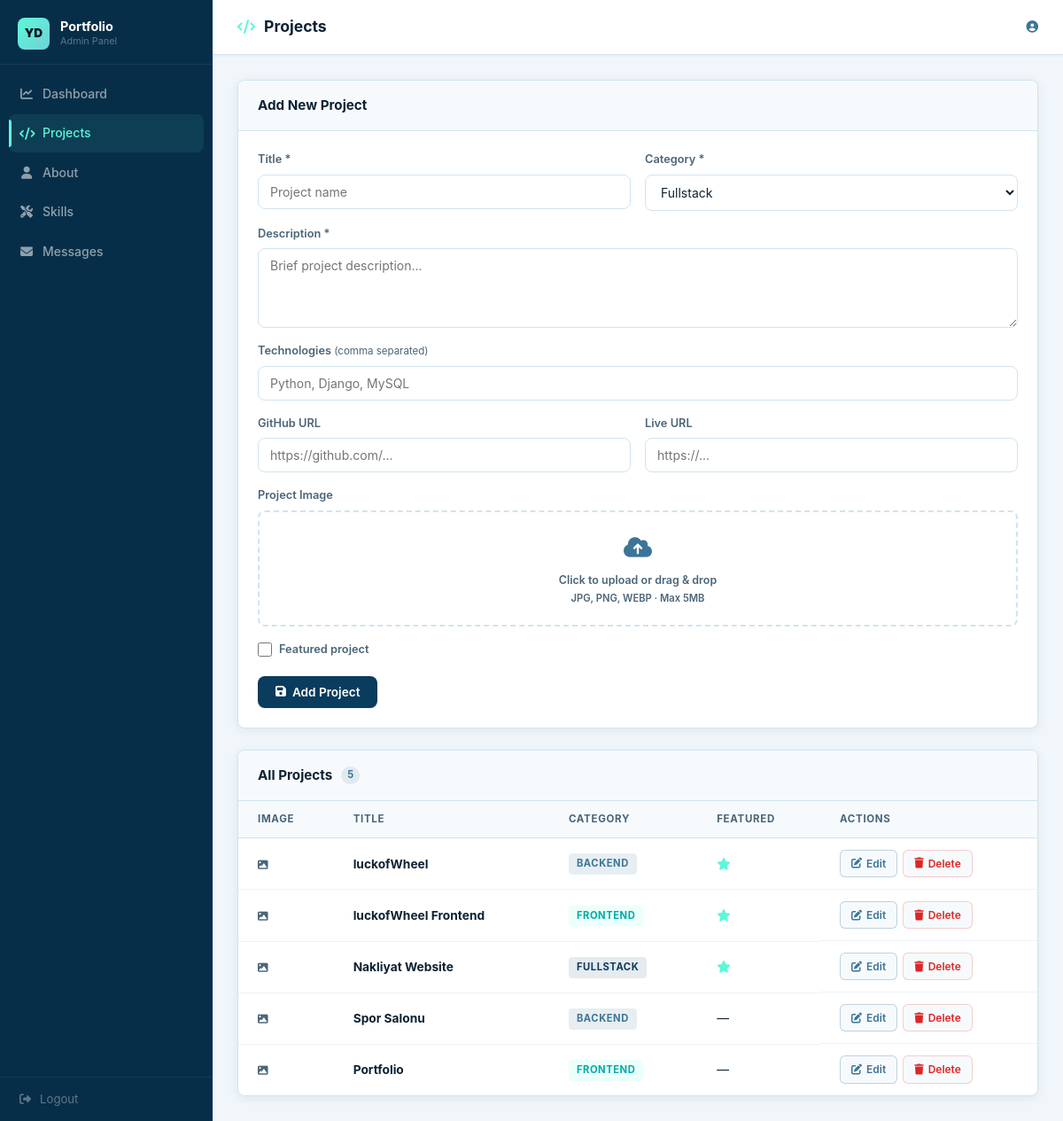
Screenshot of /admin/projects.php (signed in) with the database file from the repository.
### tables this page shows
CREATE TABLE IF NOT EXISTS projects (
    id           INT UNSIGNED AUTO_INCREMENT PRIMARY KEY,
    title        VARCHAR(200)                                    NOT NULL,
    description  TEXT                                            NOT NULL,
    technologies VARCHAR(500)                                    NOT NULL,
    category     ENUM('frontend','backend','fullstack')          NOT NULL DEFAULT 'fullstack',
    github_url   VARCHAR(500)                                    DEFAULT NULL,
    live_url     VARCHAR(500)                                    DEFAULT NULL,
    image_path   VARCHAR(500)                                    DEFAULT NULL,
    featured     TINYINT(1)                                      NOT NULL DEFAULT 0,
    created_at   TIMESTAMP                                       NOT NULL DEFAULT CURRENT_TIMESTAMP
);

### admin/auth.php (called while the page is built, shortened)
<?php
function csrf_token(): string {
    return $_SESSION['csrf_token'];
}
function active(string $page): string {
    $current = basename($_SERVER['PHP_SELF'], '.php');
    return $current === $page ? 'active' : '';
}

### admin/projects.php (the view, shortened to what this page needs)
<?php
require_once 'auth.php';
$pdo    = getDB();
$editing = null;
$projects = $pdo->query("SELECT * FROM projects ORDER BY featured DESC, created_at DESC")->fetchAll();
$token    = csrf_token();
?>
<!DOCTYPE html>
<html lang="en">
<head>
    <link rel="stylesheet" href="css/admin.css">
    <link rel="stylesheet" href="https://cdnjs.cloudflare.com/ajax/libs/font-awesome/6.5.0/css/all.min.css">
</head>
<body>
<div class="admin-layout">
    <?php include '_sidebar.php'; ?>
    <main class="admin-main">
        <header class="admin-header">
            <h1><i class="fas fa-code"></i> Projects</h1>
            <div class="header-user"><i class="fas fa-user-circle"></i> <?= htmlspecialchars($_SESSION['admin_user']) ?></div>
        </header>
        <div class="admin-content">
            <div class="panel">
                <div class="panel-head"><h2><?= $editing ? 'Edit Project' : 'Add New Project' ?></h2></div>
                <form method="POST" enctype="multipart/form-data" class="admin-form">
                    <div class="form-row">
                        <div class="field">
                            <label>Title *</label>
                            <input type="text" name="title" value="<?= htmlspecialchars($editing['title'] ?? '') ?>" required placeholder="Project name">
                        </div>
                        <div class="field">
                            <label>Category *</label>
                            <select name="category">
                                <?php foreach (['fullstack','frontend','backend'] as $cat): ?>
                                <option value="<?= $cat ?>" <?= ($editing['category'] ?? 'fullstack') === $cat ? 'selected' : '' ?>><?= ucfirst($cat) ?></option>
                                <?php endforeach; ?>
                            </select>
                        </div>
                    </div>
                    <div class="field">
                        <label>Description *</label>
                        <textarea name="description" rows="3" placeholder="Brief project description..."><?= htmlspecialchars($editing['description'] ?? '') ?></textarea>
                    </div>
                    <div class="field">
                        <label>Technologies <span class="hint">(comma separated)</span></label>
                        <input type="text" name="technologies" value="<?= htmlspecialchars($editing['technologies'] ?? '') ?>" placeholder="Python, Django, MySQL">
                    </div>
                    <div class="form-row">
                        <div class="field">
                            <label>GitHub URL</label>
                            <input type="url" name="github_url" value="<?= htmlspecialchars($editing['github_url'] ?? '') ?>" placeholder="https://github.com/...">
                        </div>
                        <div class="field">
                            <label>Live URL</label>
                            <input type="url" name="live_url" value="<?= htmlspecialchars($editing['live_url'] ?? '') ?>" placeholder="https://...">
                        </div>
                    </div>
                    <div class="field">
                        <label>Project Image</label>
                        <label class="upload-zone" id="uploadZone">
                            <div class="uz-icon"><i class="fas fa-cloud-upload-alt"></i></div>
                            <p>Click to upload or drag & drop<br><span style="font-size:0.7rem">JPG, PNG, WEBP · Max 5MB</span></p>
                        </label>
                    </div>
                    <div class="field field-check">
                        <label class="checkbox-label">
                            <input type="checkbox" name="featured" <?= !empty($editing['featured']) ? 'checked' : '' ?>>
                            <span>Featured project</span>
                        </label>
                    </div>
                    <div class="form-actions">
                        <button type="submit" class="btn-admin btn-primary-admin">
                            <i class="fas fa-save"></i> <?= $editing ? 'Update Project' : 'Add Project' ?>
                        </button>
                    </div>
                </form>
            </div>
            <div class="panel">
                <div class="panel-head"><h2>All Projects <span class="count"><?= count($projects) ?></span></h2></div>
                <table class="admin-table">
                    <thead>
                        <tr><th>Image</th><th>Title</th><th>Category</th><th>Featured</th><th>Actions</th></tr>
                    </thead>
                    <tbody>
                    <?php foreach ($projects as $p): ?>
                    <tr>
                        <td class="project-thumb-cell">
                            <?php if ($p['image_path']): ?>
                                <img src="../<?= htmlspecialchars($p['image_path']) ?>" alt="<?= htmlspecialchars($p['title']) ?>">
                            <?php else: ?>
                                <span class="no-img"><i class="fas fa-image"></i></span>
                            <?php endif; ?>
                        </td>
                        <td><strong><?= htmlspecialchars($p['title']) ?></strong></td>
                        <td><span class="badge-cat badge-<?= $p['category'] ?>"><?= $p['category'] ?></span></td>
                        <td><?= $p['featured'] ? '<i class="fas fa-star" style="color:#5DF8D8"></i>' : '—' ?></td>
                        <td class="actions">
                            <a href="projects.php?edit=<?= $p['id'] ?>" class="btn-sm btn-edit"><i class="fas fa-edit"></i> Edit</a>
                            <a href="projects.php?delete=<?= $p['id'] ?>&token=<?= $token ?>" class="btn-sm btn-delete" onclick="return confirm('Delete this project?')"><i class="fas fa-trash"></i> Delete</a>
                        </td>
                    </tr>
                    <?php endforeach; ?>
                    </tbody>
                </table>
            </div>
        </div>
    </main>
</div>
</body>
</html>

### admin/_sidebar.php (shortened to what this page needs)
<aside class="sidebar">
    <div class="sidebar-brand">
        <span class="brand-logo">YD</span>
        <div><span class="brand-title">Portfolio</span><span class="brand-sub">Admin Panel</span></div>
    </div>
    <nav class="sidebar-nav">
        <a href="dashboard.php" class="nav-item <?= active('dashboard') ?>"><i class="fas fa-chart-line"></i> Dashboard</a>
        <a href="projects.php"  class="nav-item <?= active('projects')  ?>"><i class="fas fa-code"></i> Projects</a>
        <a href="about.php"     class="nav-item <?= active('about')     ?>"><i class="fas fa-user"></i> About</a>
        <a href="skills.php"    class="nav-item <?= active('skills')    ?>"><i class="fas fa-tools"></i> Skills</a>
        <a href="contacts.php"  class="nav-item <?= active('contacts')  ?>">
            <i class="fas fa-envelope"></i> Messages
        </a>
    </nav>
    <a href="logout.php" class="sidebar-logout"><i class="fas fa-sign-out-alt"></i> Logout</a>
</aside>

### admin/projects.php (style rules this page uses)
.upload-zone { border: 2px dashed var(--border); border-radius: 8px; padding: 20px; text-align: center; cursor: pointer; transition: border-color 0.2s; }
.upload-zone .uz-icon { font-size: 1.6rem; color: var(--steel); margin-bottom: 6px; }
.upload-zone p { font-size: 0.78rem; color: var(--text-2); }
.no-img { font-size: 0.72rem; color: var(--text-2); }

### rows the page displays
projects: title "luckofWheel", category "BACKEND", featured 1 (drawn)
projects: title "luckofWheel Frontend", category "FRONTEND", featured 1 (drawn)
projects: title "Nakliyat Website", category "FULLSTACK", featured 1 (drawn)
projects: title "Spor Salonu", category "BACKEND"
projects: title "Portfolio", category "FRONTEND"

### other values shown
count($projects) "5"
form field category "Fullstack"
